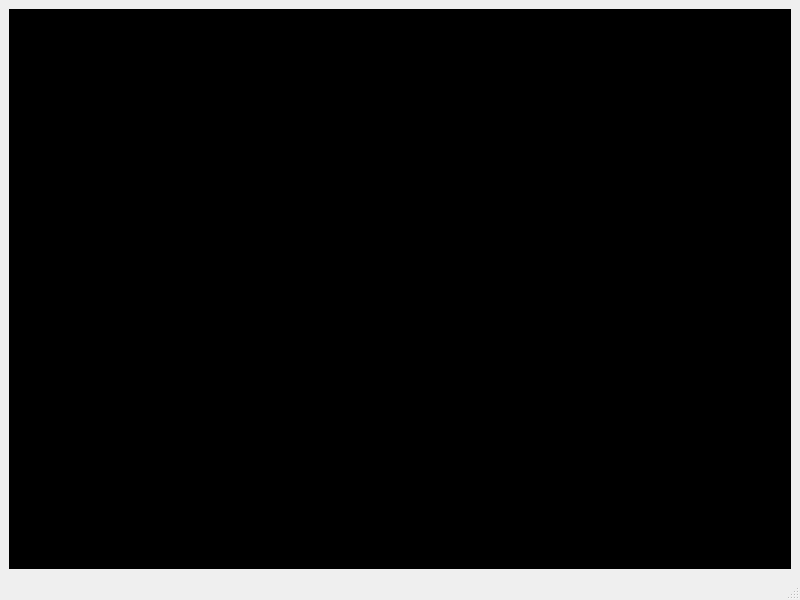
<?xml version="1.0" encoding="UTF-8"?>
<ui version="4.0">
 <class>MainWindow</class>
 <widget class="QMainWindow" name="MainWindow">
  <property name="geometry">
   <rect>
    <x>0</x>
    <y>0</y>
    <width>800</width>
    <height>600</height>
   </rect>
  </property>
  <property name="windowTitle">
   <string>MainGraphicsview</string>
  </property>
  <widget class="QWidget" name="centralwidget">
   <layout class="QGridLayout" name="gridLayout">
    <item row="0" column="0">
     <widget class="PlotWidget" name="GV">
      <property name="autoFillBackground">
       <bool>true</bool>
      </property>
      <property name="styleSheet">
       <string notr="true">background-color: rgb(0, 0, 0);</string>
      </property>
     </widget>
    </item>
   </layout>
  </widget>
  <widget class="QMenuBar" name="menubar">
   <property name="geometry">
    <rect>
     <x>0</x>
     <y>0</y>
     <width>800</width>
     <height>21</height>
    </rect>
   </property>
  </widget>
  <widget class="QStatusBar" name="statusbar"/>
 </widget>
 <customwidgets>
  <customwidget>
   <class>PlotWidget</class>
   <extends>QGraphicsView</extends>
   <header>pyqtgraph</header>
  </customwidget>
 </customwidgets>
 <resources/>
 <connections/>
</ui>
